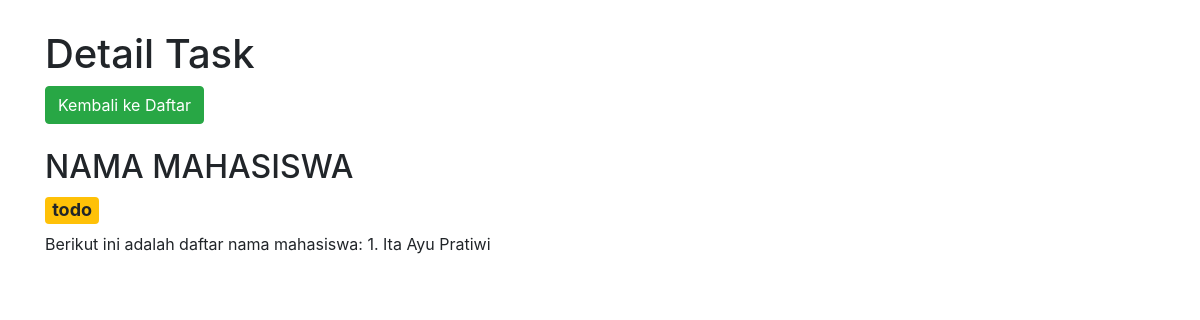
The page /todo/6 on the database its author committed.
### todo/models.py (models this page shows)
class Task(models.Model):
    class TaskStatus(models.TextChoices):
        TODO = 'todo', _('Todo')
        IN_PROGRESS = 'in_progress', _('In Progress')
        CLOSED = 'closed', _('Closed')
    title = models.CharField(max_length=100)
    description = models.TextField()
    status = models.CharField(
        max_length=20,
        choices=TaskStatus.choices,
        default=TaskStatus.TODO
    )
    created_at = models.DateTimeField(auto_now_add=True)
    updated_at = models.DateTimeField(auto_now=True)
    class Meta:
        db_table = 'tasks'

### todo/views.py (the view)
# urls.py: path('<int:task_id>', detail_view, name='detail'),
def detail_view(request, task_id):
    try:
        task = Task.objects.get(pk=task_id)
        context = {
            'task': task
        }
    except Task.DoesNotExist:
        raise Http404("Task tidak ditemukan.")
    return render(request, 'todo/detail.html', context)

### todo/templates/todo/detail.html (shortened to what this page needs)
<!doctype html>
<html lang="en">
  <head>
    <link rel="stylesheet" href="https://maxcdn.bootstrapcdn.com/bootstrap/4.0.0/css/bootstrap.min.css">
  </head>
  <body>
    <div class="container">
      <h1>Detail Task</h1>
      <div>
        <a href="{% url 'todo:index' %}" class="btn btn-success">Kembali ke Daftar</a>
      </div>
      <br>
      <div>
        <h2>{{ task.title }}</h2>
        <h4><span class="badge badge-warning">{{ task.status }}</span></h3>
        <p>
            {{ task.description }}
        </p>
      </div>
  </div>
  </body>
</html>

### todo/templates/todo/detail.html (style rules this page uses)
body { margin-top: 30px; }

### rows shown on the page
Task: title "NAMA MAHASISWA", status "todo", description "Berikut ini adalah daftar nama mahasiswa: 1. Ita Ayu Pratiwi"
